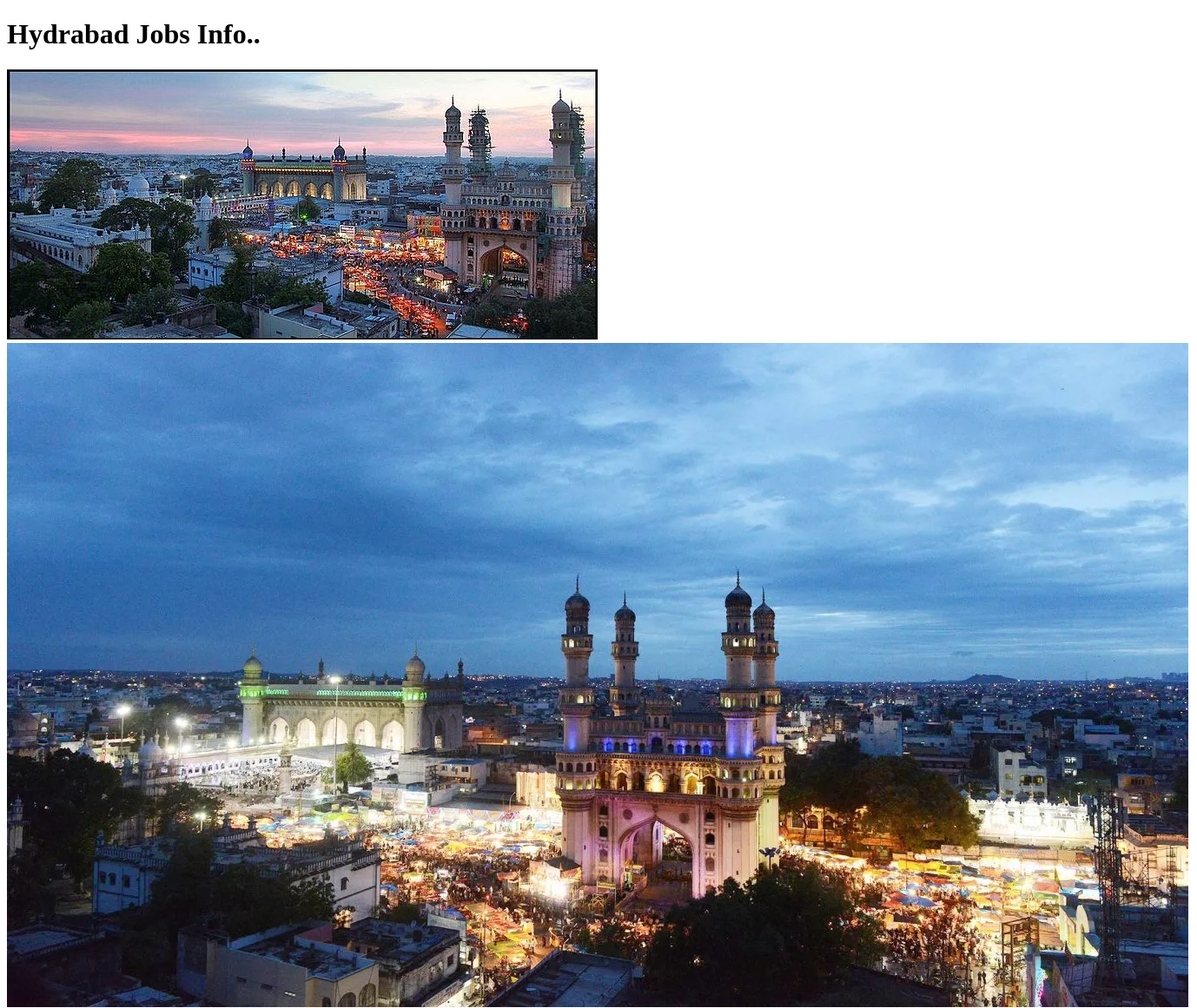
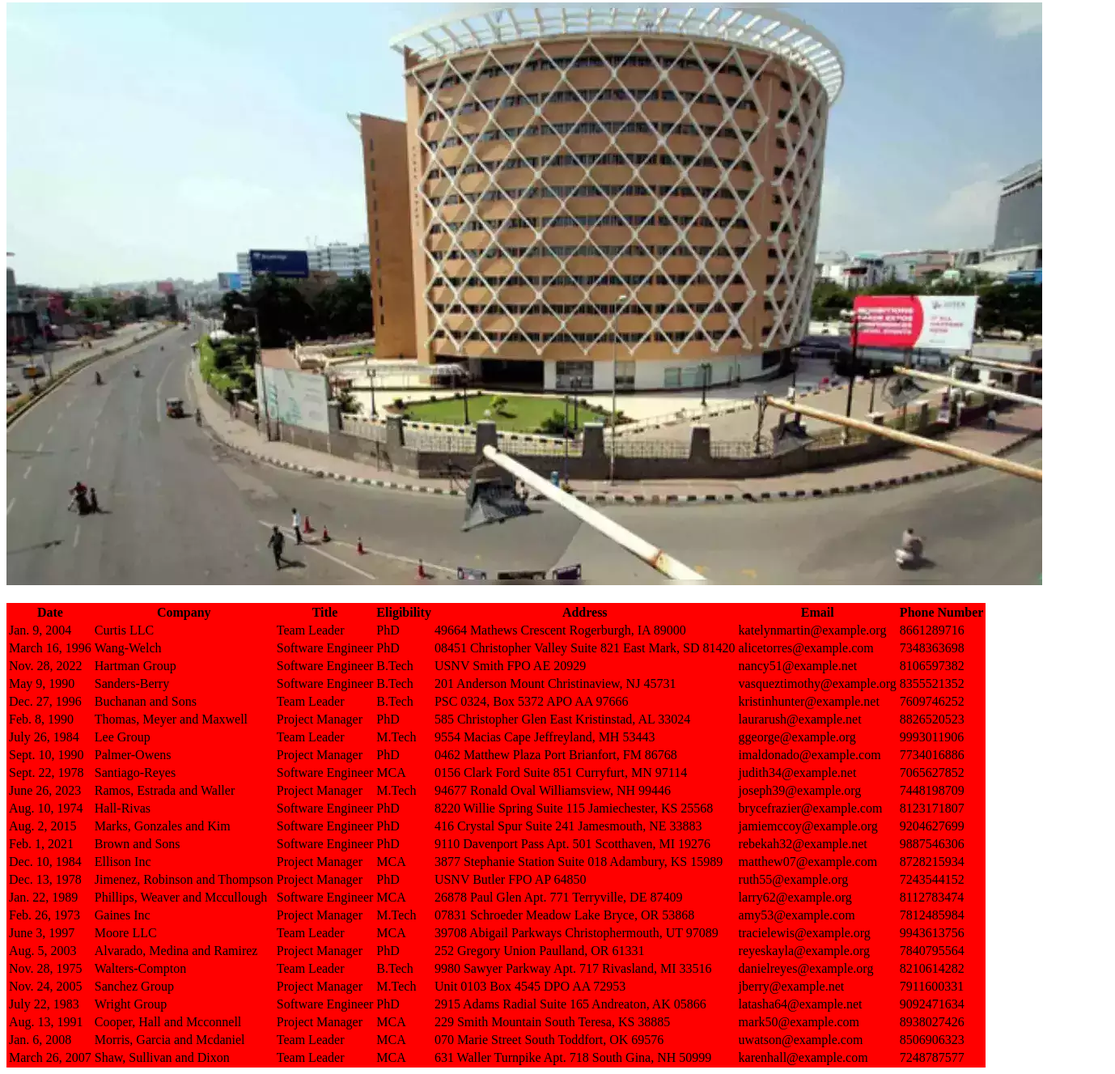
Page /hyd-jobs on the committed database (2 pictures, top to bottom).
### testapp/models.py (models this page shows)
class HydJobs(models.Model):
    date = models.DateField()
    company = models.CharField(max_length = 100)
    title = models.CharField(max_length = 100)
    eligibility = models.CharField(max_length = 100)
    address = models.CharField(max_length = 100)
    email = models.EmailField()
    phonenumber = models.IntegerField()

### testapp/views.py (the view)
# urls.py: path('hyd-jobs', views.hydView),
def hydView(request):
    jobs_list = HydJobs.objects.order_by()
    dict = {'jobs_list' : jobs_list}
    return render(request, 'testapp/hydjobs.html', context=dict)

### templates/testapp/hydjobs.html (shortened to what this page needs)
<!DOCTYPE html>
{% load static %}
<html lang="en">
<head>
    <link rel="stylesheet" href="{% static 'css/style.css' %}">
</head>
<body>
    <h1>Hydrabad Jobs Info..</h1>
    <div class="images">
        <img src="{% static 'images/hyd1.jpg' %}" alt="">
        <img src="{% static 'images/hyd2.jpg' %}" alt="">
        <img src="{% static 'images/hyd3.jpg' %}" alt="">
    </div>
    <br>
    {% if jobs_list %}
    <table id="tab">
        <thead>
            <th>Date</th>
            <th>Company</th>
            <th>Title</th>
            <th>Eligibility</th>
            <th>Address</th>
            <th>Email</th>
            <th>Phone Number</th>
        </thead>
        {% for jobs in jobs_list %}
        <tr>
            <td>{{jobs.date}}</td>
            <td>{{jobs.company}}</td>
            <td>{{jobs.title}}</td>
            <td>{{jobs.eligibility}}</td>
            <td>{{jobs.address}}</td>
            <td>{{jobs.email}}</td>
            <td>{{jobs.phonenumber}}</td>
        </tr>
        {% endfor %}
    </table>
    {% else %}
        <p>There is no jobs</p>
    {% endif %}
</body>
</html>

### static/css/style.css (style rules this page uses)
table { background: red; }

### rows in the picture
HydJobs: date "Jan. 9, 2004", company "Curtis LLC", title "Team Leader", eligibility "PhD", address "49664 Mathews Crescent Rogerburgh, IA 89000", email "katelynmartin@example.org", phonenumber "8661289716"
HydJobs: date "March 16, 1996", company "Wang-Welch", title "Software Engineer", eligibility "PhD", address "08451 Christopher Valley Suite 821 East Mark, SD 81420", email "alicetorres@example.com", phonenumber "7348363698"
HydJobs: date "Nov. 28, 2022", company "Hartman Group", title "Software Engineer", eligibility "B.Tech", address "USNV Smith FPO AE 20929", email "nancy51@example.net", phonenumber "8106597382"
HydJobs: date "May 9, 1990", company "Sanders-Berry", title "Software Engineer", eligibility "B.Tech", address "201 Anderson Mount Christinaview, NJ 45731", email "vasqueztimothy@example.org", phonenumber "8355521352"
HydJobs: date "Dec. 27, 1996", company "Buchanan and Sons", title "Team Leader", eligibility "B.Tech", address "PSC 0324, Box 5372 APO AA 97666", email "kristinhunter@example.net", phonenumber "7609746252"
HydJobs: date "Feb. 8, 1990", company "Thomas, Meyer and Maxwell", title "Project Manager", eligibility "PhD", address "585 Christopher Glen East Kristinstad, AL 33024", email "laurarush@example.net", phonenumber "8826520523"
HydJobs: date "July 26, 1984", company "Lee Group", title "Team Leader", eligibility "M.Tech", address "9554 Macias Cape Jeffreyland, MH 53443", email "ggeorge@example.org", phonenumber "9993011906"
HydJobs: date "Sept. 10, 1990", company "Palmer-Owens", title "Project Manager", eligibility "PhD", address "0462 Matthew Plaza Port Brianfort, FM 86768", email "imaldonado@example.com", phonenumber "7734016886"
HydJobs: date "Sept. 22, 1978", company "Santiago-Reyes", title "Software Engineer", eligibility "MCA", address "0156 Clark Ford Suite 851 Curryfurt, MN 97114", email "judith34@example.net", phonenumber "7065627852"
HydJobs: date "June 26, 2023", company "Ramos, Estrada and Waller", title "Project Manager", eligibility "M.Tech", address "94677 Ronald Oval Williamsview, NH 99446", email "joseph39@example.org", phonenumber "7448198709"
HydJobs: date "Aug. 10, 1974", company "Hall-Rivas", title "Software Engineer", eligibility "PhD", address "8220 Willie Spring Suite 115 Jamiechester, KS 25568", email "brycefrazier@example.com", phonenumber "8123171807"
HydJobs: date "Aug. 2, 2015", company "Marks, Gonzales and Kim", title "Software Engineer", eligibility "PhD", address "416 Crystal Spur Suite 241 Jamesmouth, NE 33883", email "jamiemccoy@example.org", phonenumber "9204627699"
HydJobs: date "Feb. 1, 2021", company "Brown and Sons", title "Software Engineer", eligibility "PhD", address "9110 Davenport Pass Apt. 501 Scotthaven, MI 19276", email "rebekah32@example.net", phonenumber "9887546306"
HydJobs: date "Dec. 10, 1984", company "Ellison Inc", title "Project Manager", eligibility "MCA", address "3877 Stephanie Station Suite 018 Adambury, KS 15989", email "matthew07@example.com", phonenumber "8728215934"
HydJobs: date "Dec. 13, 1978", company "Jimenez, Robinson and Thompson", title "Project Manager", eligibility "PhD", address "USNV Butler FPO AP 64850", email "ruth55@example.org", phonenumber "7243544152"
HydJobs: date "Jan. 22, 1989", company "Phillips, Weaver and Mccullough", title "Software Engineer", eligibility "MCA", address "26878 Paul Glen Apt. 771 Terryville, DE 87409", email "larry62@example.org", phonenumber "8112783474"
HydJobs: date "Feb. 26, 1973", company "Gaines Inc", title "Project Manager", eligibility "M.Tech", address "07831 Schroeder Meadow Lake Bryce, OR 53868", email "amy53@example.com", phonenumber "7812485984"
HydJobs: date "June 3, 1997", company "Moore LLC", title "Team Leader", eligibility "MCA", address "39708 Abigail Parkways Christophermouth, UT 97089", email "tracielewis@example.org", phonenumber "9943613756"
HydJobs: date "Aug. 5, 2003", company "Alvarado, Medina and Ramirez", title "Project Manager", eligibility "PhD", address "252 Gregory Union Paulland, OR 61331", email "reyeskayla@example.org", phonenumber "7840795564"
HydJobs: date "Nov. 28, 1975", company "Walters-Compton", title "Team Leader", eligibility "B.Tech", address "9980 Sawyer Parkway Apt. 717 Rivasland, MI 33516", email "danielreyes@example.org", phonenumber "8210614282"
HydJobs: date "Nov. 24, 2005", company "Sanchez Group", title "Project Manager", eligibility "M.Tech", address "Unit 0103 Box 4545 DPO AA 72953", email "jberry@example.net", phonenumber "7911600331"
HydJobs: date "July 22, 1983", company "Wright Group", title "Software Engineer", eligibility "PhD", address "2915 Adams Radial Suite 165 Andreaton, AK 05866", email "latasha64@example.net", phonenumber "9092471634"
HydJobs: date "Aug. 13, 1991", company "Cooper, Hall and Mcconnell", title "Project Manager", eligibility "MCA", address "229 Smith Mountain South Teresa, KS 38885", email "mark50@example.com", phonenumber "8938027426"
HydJobs: date "Jan. 6, 2008", company "Morris, Garcia and Mcdaniel", title "Team Leader", eligibility "MCA", address "070 Marie Street South Toddfort, OK 69576", email "uwatson@example.com", phonenumber "8506906323"
HydJobs: date "March 26, 2007", company "Shaw, Sullivan and Dixon", title "Team Leader", eligibility "MCA", address "631 Waller Turnpike Apt. 718 South Gina, NH 50999", email "karenhall@example.com", phonenumber "7248787577"
